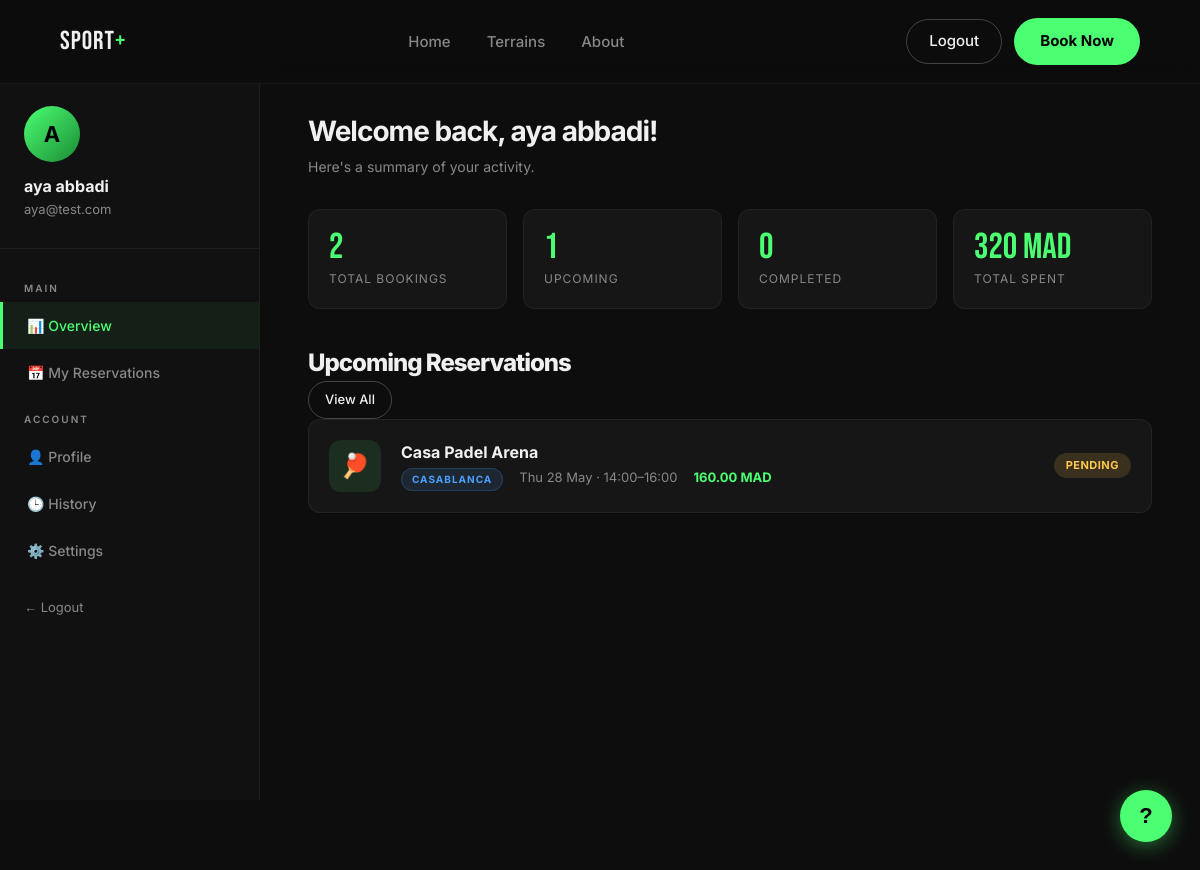
/dashboard (signed in), run on the app's committed database.
### tables this page shows
CREATE TABLE `reservations` (
  `id` int(11) NOT NULL,
  `utilisateur_id` int(11) DEFAULT NULL,
  `terrain_id` int(11) DEFAULT NULL,
  `date` date DEFAULT NULL,
  `heure_debut` time DEFAULT NULL,
  `heure_fin` time DEFAULT NULL,
  `statut` varchar(50) DEFAULT 'confirmée'
);

CREATE TABLE `terrains` (
  `id` int(11) NOT NULL,
  `nom` varchar(100) NOT NULL,
  `localisation` varchar(255) DEFAULT NULL,
  `type_sport` varchar(50) DEFAULT NULL,
  `prix` decimal(6,2) DEFAULT NULL
);

### controllers/DashboardController.php (called while the page is built, shortened)
<?php
require_once __DIR__ . '/../models/Reservation.php';
class DashboardController {
    public function index() {
        $user         = User::findById($_SESSION['user_id']);
        $reservations = Reservation::byUser($_SESSION['user_id']);
        $today = date('Y-m-d');
        $stats = [
            'total'     => count($reservations),
            'upcoming'  => count(array_filter($reservations, fn($r) =>
                in_array($r['statut'], ['confirmed', 'pending']) && $r['date'] >= $today
            )),
            'completed' => count(array_filter($reservations, fn($r) => $r['statut'] === 'completed')),
        ];
        require __DIR__ . '/../views/dashboard.php';
    }
}

### index.php (called while the page is built)
<?php
require_once __DIR__ . '/config/helpers.php';
require_once __DIR__ . '/config/database.php';
require_once __DIR__ . '/routes/web.php';

### config/helpers.php (called while the page is built, shortened)
<?php
function e($string) {
    return htmlspecialchars($string ?? '', ENT_QUOTES, 'UTF-8');
}
function getLang():     string { return $_SESSION['pref_lang']     ?? 'EN'; }
function getCurrency(): string { return $_SESSION['pref_currency'] ?? 'MAD'; }
function getTheme():    string { return $_SESSION['pref_theme']    ?? 'dark'; }
function t(string $en, string $fr = ''): string {
    return (getLang() === 'FR' && $fr !== '') ? $fr : $en;
}
function fmtPrice($mad): string {
    return $mad . ' MAD';
}

### config/database.php (called while the page is built)
<?php
class Database {
    private static $instance = null;
    private $pdo;
    private $host     = 'localhost';
    private $db_name  = 'reservation_sport';
    private $username = 'root';
    private $password = '';
    private function __construct() {
        try {
            $this->pdo = new PDO(
                "mysql:host={$this->host};dbname={$this->db_name};charset=utf8mb4",
                $this->username,
                $this->password,
                [
                    PDO::ATTR_ERRMODE            => PDO::ERRMODE_EXCEPTION,
                    PDO::ATTR_DEFAULT_FETCH_MODE => PDO::FETCH_ASSOC,
                    PDO::ATTR_EMULATE_PREPARES   => false,
                ]
            );
        } catch (PDOException $e) {
            die("Database connection failed: " . $e->getMessage());
        }
    }
    public static function getInstance() {
        if (self::$instance === null) {
            self::$instance = new self();
        }
        return self::$instance;
    }
    public function getConnection() {
        return $this->pdo;
    }
}
function db() {
    return Database::getInstance()->getConnection();
}

### models/Reservation.php (called while the page is built, shortened)
<?php
class Reservation {
    public static function byUser($user_id) {
        $stmt = db()->prepare("
            SELECT r.*, t.nom AS terrain_name, t.localisation, t.type_sport, t.prix
            FROM reservations r
            JOIN terrains t ON r.terrain_id = t.id
            WHERE r.utilisateur_id = ?
            ORDER BY r.date DESC, r.heure_debut DESC
        ");
        $stmt->execute([$user_id]);
        return $stmt->fetchAll();
    }
}

### views/dashboard.php (the view, shortened to what this page needs)
<?php
$sportEmoji  = ['Football'=>'⚽','Tennis'=>'🎾','Padel'=>'🏓','Basketball'=>'🏀'];
$statusClass = ['pending'=>'badge-yellow','confirmed'=>'badge-green','cancelled'=>'badge-red','completed'=>'badge-gray'];
$statusLabel = ['pending'=>'Pending','confirmed'=>'Confirmed','cancelled'=>'Cancelled','completed'=>'Completed'];
$statusLabelFR = ['pending'=>'En attente','confirmed'=>'Confirmé','cancelled'=>'Annulé','completed'=>'Terminé'];
$cityClass   = ['Marrakesh'=>'marrakesh','Casablanca'=>'casa','Tanger'=>'','Tangier'=>''];
$today      = date('Y-m-d');
$upcoming   = array_filter($reservations, fn($r) => in_array($r['statut'],['confirmed','pending']) && $r['date'] >= $today);
$userName    = e($_SESSION['user_nom']   ?? $user['nom']   ?? 'User');
$userEmail   = e($_SESSION['user_email'] ?? $user['email'] ?? '');
$userInitial = strtoupper(mb_substr($_SESSION['user_nom'] ?? $user['nom'] ?? 'U', 0, 1));
$theme       = getTheme();
?>
<!DOCTYPE html>
<html lang="<?= getLang() === 'FR' ? 'fr' : 'en' ?>">
<head>
  <link rel="stylesheet" href="/sport_plus/public/css/style.css"/>
</head>
<body class="<?= $theme === 'light' ? 'light-mode' : '' ?>">
<nav class="navbar">
  <a href="/sport_plus/" class="logo">SPORT<span>+</span></a>
  <ul class="nav-links">
    <li><a href="/sport_plus/"><?= t('Home','Accueil') ?></a></li>
    <li><a href="/sport_plus/terrains"><?= t('Terrains','Terrains') ?></a></li>
    <li><a href="/sport_plus/#about-us"><?= t('About','À propos') ?></a></li>
  </ul>
  <div class="nav-actions">
    <a href="/sport_plus/logout" class="btn-ghost"><?= t('Logout','Déconnexion') ?></a>
    <a href="/sport_plus/terrains" class="btn-green"><?= t('Book Now','Réserver') ?></a>
  </div>
</nav>
<div class="dash-layout">
  <aside class="sidebar-nav">
    <div class="user-box">
      <div class="user-avatar"><?= $userInitial ?></div>
      <div class="user-name"><?= $userName ?></div>
      <div class="user-email"><?= $userEmail ?></div>
    </div>
    <p class="nav-section-label"><?= t('Main','Principal') ?></p>
    <div class="nav-item active" onclick="showTab('overview',this)">📊 <?= t('Overview','Aperçu') ?></div>
    <div class="nav-item" onclick="showTab('reservations',this)">📅 <?= t('My Reservations','Mes réservations') ?></div>
    <p class="nav-section-label"><?= t('Account','Compte') ?></p>
    <div class="nav-item" onclick="showTab('profile',this)">👤 <?= t('Profile','Profil') ?></div>
    <div class="nav-item" onclick="showTab('history',this)">🕒 <?= t('History','Historique') ?></div>
    <div class="nav-item" onclick="showTab('settings',this)">⚙️ <?= t('Settings','Paramètres') ?></div>
    <div style="padding:20px 24px;margin-top:auto">
      <a href="/sport_plus/logout" style="color:var(--gray);font-size:13px">← <?= t('Logout','Déconnexion') ?></a>
    </div>
  </aside>
  <main class="dash-main">
    <div class="tab-content visible" id="tab-overview">
      <div class="dash-header">
        <h1><?= t("Welcome back, $userName!", "Bienvenue, $userName !") ?></h1>
        <p><?= t("Here's a summary of your activity.","Voici un résumé de votre activité.") ?></p>
      </div>
      <div class="stats-row">
        <div class="mini-stat"><div class="ms-val"><?= $stats['total'] ?></div><div class="ms-label"><?= t('Total Bookings','Réservations') ?></div></div>
        <div class="mini-stat"><div class="ms-val"><?= $stats['upcoming'] ?></div><div class="ms-label"><?= t('Upcoming','À venir') ?></div></div>
        <div class="mini-stat"><div class="ms-val"><?= $stats['completed'] ?></div><div class="ms-label"><?= t('Completed','Terminées') ?></div></div>
        <div class="mini-stat"><div class="ms-val"><?= count($reservations) > 0 ? fmtPrice(array_sum(array_column($reservations,'prix'))) : fmtPrice(0) ?></div><div class="ms-label"><?= t('Total Spent','Total dépensé') ?></div></div>
      </div>
      <div class="dash-section">
        <div class="dash-section-header">
          <h2><?= t('Upcoming Reservations','Prochaines réservations') ?></h2>
          <a href="#" onclick="showTab('reservations',null)" class="btn-outline" style="padding:8px 16px;font-size:13px"><?= t('View All','Tout voir') ?></a>
        </div>
        <?php if (empty($upcoming)): ?>
          <div class="empty-state">
            <p style="margin-bottom:12px">🗓 <?= t('No upcoming reservations.','Aucune réservation à venir.') ?></p>
            <a href="/sport_plus/terrains" class="btn-green small"><?= t('Book a Terrain →','Réserver un terrain →') ?></a>
          </div>
        <?php else: ?>
          <?php foreach (array_slice($upcoming, 0, 3) as $r): ?>
            <?php $bc = $cityClass[$r['localisation']] ?? ''; $sl = getLang()==='FR' ? ($statusLabelFR[$r['statut']]??$r['statut']) : ($statusLabel[$r['statut']]??$r['statut']); ?>
            <div class="reservation-card">
              <div class="res-icon"><?= $sportEmoji[$r['type_sport']] ?? '🏟️' ?></div>
              <div class="res-info">
                <div class="res-title"><?= e($r['terrain_name']) ?></div>
                <div class="res-meta">
                  <span class="city-badge <?= $bc ?>"><?= e($r['localisation']) ?></span>
                  <span><?= date('D d M', strtotime($r['date'])) ?> · <?= substr($r['heure_debut'],0,5) ?>–<?= substr($r['heure_fin'],0,5) ?></span>
                  <span style="color:var(--green);font-weight:700"><?= fmtPrice($r['prix']) ?></span>
                </div>
              </div>
              <div class="res-actions">
                <span class="badge <?= $statusClass[$r['statut']] ?? 'badge-gray' ?>"><?= $sl ?></span>
              </div>
            </div>
          <?php endforeach; ?>
        <?php endif; ?>
      </div>
    </div>
  </main>
</div>
<button class="faq-btn" onclick="document.getElementById('faqModal').classList.add('show')" title="<?= t('Help','Aide') ?>">?</button>
</body>
</html>

### routes/web.php (shortened to what this page needs)
<?php
require_once __DIR__ . '/../controllers/DashboardController.php';
$request = strtok($_SERVER['REQUEST_URI'], '?');
if (strpos($request, BASE_URL) === 0) {
    $request = substr($request, strlen(BASE_URL));
}
$request = trim($request, '/');
if (isset($routes[$request])) {
    [$controller, $method] = $routes[$request];
    (new $controller())->$method();
} elseif (preg_match('#^terrain/(\d+)$#', $request, $m)) {
    $_GET['id'] = (int)$m[1];
    (new TerrainController())->show();
}

### views/dashboard.php (style rules this page uses)
.tab-content { display:none; }
.tab-content.visible { display:block; }

### data on the page
reservations: terrain.type_sport "🏓", terrain.nom "Casa Padel Arena", terrain.localisation "CASABLANCA", date "Thu 28 May", heure_debut "14:00", heure_fin "16:00", terrain.prix "160.00 MAD", statut "PENDING"

### other printed values
t('Home','Accueil') "Home"
t('Terrains','Terrains') "Terrains"
t('About','À propos') "About"
t('Logout','Déconnexion') "Logout"
t('Book Now','Réserver') "Book Now"
$userInitial "A"
$userName "aya abbadi"
$userEmail "aya@test.com"
t('Main','Principal') "MAIN"
t('Overview','Aperçu') "Overview"
t('My Reservations','Mes réservations') "My Reservations"
t('Account','Compte') "ACCOUNT"
t('Profile','Profil') "Profile"
t('History','Historique') "History"
t('Settings','Paramètres') "Settings"
